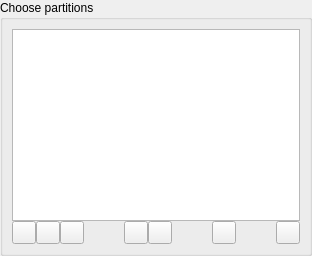
         <widget class="QWidget" name="pagePartitions">
          <layout class="QGridLayout">
           <property name="leftMargin">
            <number>0</number>
           </property>
           <property name="topMargin">
            <number>0</number>
           </property>
           <property name="rightMargin">
            <number>0</number>
           </property>
           <property name="bottomMargin">
            <number>0</number>
           </property>
           <item row="0" column="0">
            <widget class="QGroupBox" name="boxPartitions">
             <property name="sizePolicy">
              <sizepolicy hsizetype="MinimumExpanding" vsizetype="MinimumExpanding">
               <horstretch>0</horstretch>
               <verstretch>0</verstretch>
              </sizepolicy>
             </property>
             <property name="title">
              <string>Choose partitions</string>
             </property>
             <layout class="QGridLayout">
              <property name="spacing">
               <number>0</number>
              </property>
              <item row="11" column="8">
               <widget class="QToolButton" name="pushPartReload">
                <property name="cursor">
                 <cursorShape>PointingHandCursor</cursorShape>
                </property>
                <property name="toolTip">
                 <string>Query the operating system and reload the layouts of all drives.</string>
                </property>
                <property name="icon">
                 <iconset resource="images.qrc">
                  <normaloff>:/view-refresh</normaloff>:/view-refresh</iconset>
                </property>
               </widget>
              </item>
              <item row="11" column="7">
               <spacer name="horizontalSpacer_2">
                <property name="orientation">
                 <enum>Qt::Horizontal</enum>
                </property>
                <property name="sizeHint" stdset="0">
                 <size>
                  <width>40</width>
                  <height>20</height>
                 </size>
                </property>
               </spacer>
              </item>
              <item row="11" column="2">
               <widget class="QToolButton" name="pushPartRemove">
                <property name="cursor">
                 <cursorShape>PointingHandCursor</cursorShape>
                </property>
                <property name="toolTip">
                 <string>Remove an existing entry from the layout. This only works with entries to a new layout.</string>
                </property>
                <property name="icon">
                 <iconset resource="images.qrc">
                  <normaloff>:/list-remove</normaloff>:/list-remove</iconset>
                </property>
               </widget>
              </item>
              <item row="11" column="0">
               <widget class="QToolButton" name="pushPartAdd">
                <property name="cursor">
                 <cursorShape>PointingHandCursor</cursorShape>
                </property>
                <property name="toolTip">
                 <string>Add a new partition entry. This only works with a new layout.</string>
                </property>
                <property name="icon">
                 <iconset resource="images.qrc">
                  <normaloff>:/list-add</normaloff>:/list-add</iconset>
                </property>
               </widget>
              </item>
              <item row="0" column="0" rowspan="11" colspan="13">
               <widget class="MTreeView" name="treePartitions"/>
              </item>
              <item row="11" column="5">
               <widget class="QToolButton" name="pushGrid">
                <property name="cursor">
                 <cursorShape>PointingHandCursor</cursorShape>
                </property>
                <property name="toolTip">
                 <string>Show Grid</string>
                </property>
                <property name="icon">
                 <iconset resource="images.qrc">
                  <normaloff>:/show-grid</normaloff>:/show-grid</iconset>
                </property>
                <property name="shortcut">
                 <string>Ctrl+G</string>
                </property>
                <property name="checkable">
                 <bool>true</bool>
                </property>
               </widget>
              </item>
              <item row="11" column="10">
               <widget class="QToolButton" name="pushPartManRun">
                <property name="cursor">
                 <cursorShape>PointingHandCursor</cursorShape>
                </property>
                <property name="toolTip">
                 <string>Run the partition management application of this operating system.</string>
                </property>
                <property name="icon">
                 <iconset resource="images.qrc">
                  <normaloff>:/partitionmanager</normaloff>:/partitionmanager</iconset>
                </property>
               </widget>
              </item>
              <item row="11" column="4">
               <spacer name="horizontalSpacer">
                <property name="orientation">
                 <enum>Qt::Horizontal</enum>
                </property>
                <property name="sizeHint" stdset="0">
                 <size>
                  <width>40</width>
                  <height>20</height>
                 </size>
                </property>
               </spacer>
              </item>
              <item row="11" column="6">
               <widget class="QToolButton" name="pushAdvancedFields">
                <property name="cursor">
                 <cursorShape>PointingHandCursor</cursorShape>
                </property>
                <property name="toolTip">
                 <string>Show advanced fields.</string>
                </property>
                <property name="icon">
                 <iconset resource="images.qrc">
                  <normaloff>:/advanced-fields</normaloff>:/advanced-fields</iconset>
                </property>
                <property name="checkable">
                 <bool>true</bool>
                </property>
               </widget>
              </item>
              <item row="11" column="3">
               <widget class="QToolButton" name="pushPartClear">
                <property name="cursor">
                 <cursorShape>PointingHandCursor</cursorShape>
                </property>
                <property name="toolTip">
                 <string>Mark the selected drive to be cleared for a new layout.</string>
                </property>
                <property name="icon">
                 <iconset resource="images.qrc">
                  <normaloff>:/edit-clear-all</normaloff>:/edit-clear-all</iconset>
                </property>
               </widget>
              </item>
              <item row="11" column="9">
               <spacer name="horizontalSpacer_3">
                <property name="orientation">
                 <enum>Qt::Horizontal</enum>
                </property>
                <property name="sizeHint" stdset="0">
                 <size>
                  <width>40</width>
                  <height>20</height>
                 </size>
                </property>
               </spacer>
              </item>
             </layout>
            </widget>
           </item>
          </layout>
         </widget>
